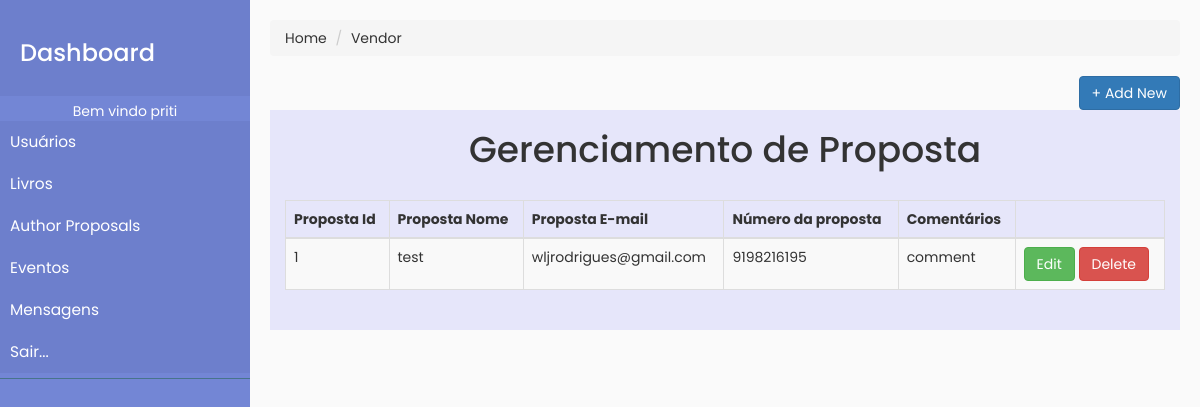
The app's page /AdminManageProposal.php (signed in) with its own data.
### tables this page shows
CREATE TABLE IF NOT EXISTS `authorproposal` (
  `proposalId` int(11) NOT NULL AUTO_INCREMENT,
  `ProposalName` varchar(200) NOT NULL,
  `ProposalEmail` varchar(50) NOT NULL,
  `ProposalNumber` varchar(50) NOT NULL,
  `comment` varchar(200) NOT NULL,
  PRIMARY KEY (`proposalId`)
);

### AdminManageProposal.php (the view, shortened to what this page needs)
<?php include('admin.php'); ?>
<html lang="pt-BR">
<ul class="breadcrumb">
	<li class="breadcrumb-item"><a href="adminhome.php">Home</a></li>
	<li class="breadcrumb-item"><a href="AdminManageProposal.php">Vendor</a></li>
</ul>
<a href="AddProposal.php"><button class="btn btn-primary pull-right">+ Add New</button></a>
<div class="col-sm-12" style="background-color:lavender;" align="center">
	<div>
		<h1>Gerenciamento de Proposta</h1>
	</div>
	<br>
	<div>
		<div class="card-block">
			<div class="table-responsive dt-responsive">
				<table class="table table-striped table-bordered nowrap">
					<thead>
						<th>Proposta Id</th>
						<th>Proposta Nome</th>
						<th>Proposta E-mail</th>
						<th>Número da proposta</th>
						<th>Comentários</th>
						<th></th>
					</thead>
					<tbody>
						<?php
						include('conn.php');
						$query = mysqli_query($conn, "select * from `authorproposal`");
						while ($row = mysqli_fetch_array($query)) {
						?>
							<tr>
								<td><?php echo $row['proposalId']; ?></td>
								<td><?php echo $row['ProposalName']; ?></td>
								<td><?php echo $row['ProposalEmail']; ?></td>
								<td><?php echo $row['ProposalNumber']; ?></td>
								<td><?php echo $row['comment']; ?></td>
								<td>
									<a href="AdminProposalEdit.php?Id=<?php echo $row['proposalId']; ?>" class="btn btn-success">Edit</a>
									<a href="AdminDeleteProposal.php?Id=<?php echo $row['proposalId']; ?>" class="btn btn-danger" onclick="return confirm('Are you sure to delete this record?')">Delete</a>
								</td>
							</tr>
						<?php
						}
						?>
					</tbody>
				</table><br>
			</div>
		</div>
	</div>
</div>
</body>
</html>

### style.css (style rules this page uses)
body { font-family: 'Poppins', sans-serif; background: #fafafa; }
a, a:hover, a:focus { color: inherit; text-decoration: none; transition: all 0.3s; }

### records on screen
authorproposal: proposalId "1", ProposalName "test", ProposalEmail "wljrodrigues@gmail.com", ProposalNumber "9198216195", comment "comment"

### other values on screen
$_SESSION['name'] "priti"
